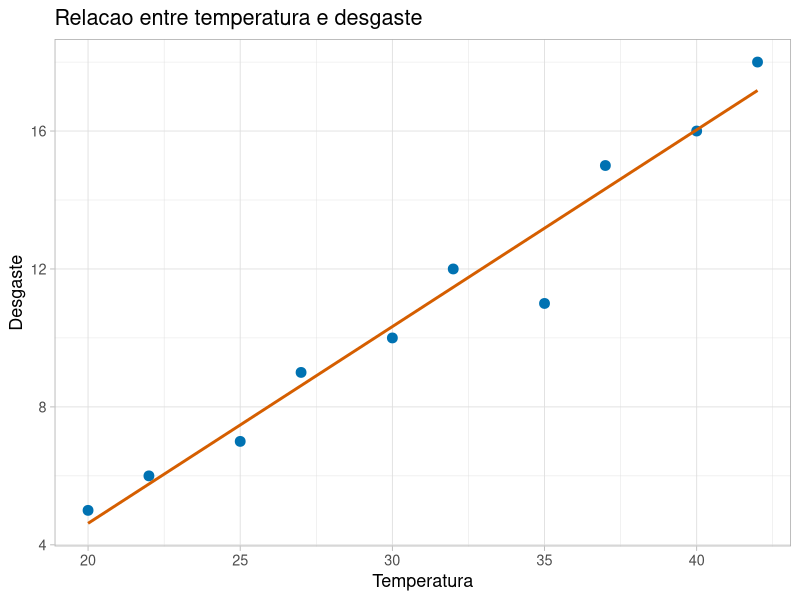

The R script that drew this image:
# Teste de Associação Não-paramétrico de Kendall Tau ----
# Associação monotônica (crescente ou decrescente)
# Dados ruidosos ou com outliers
# Escala ordinal ou ranking
# Amostra pequena ----

# Configuracoes ----
options(scipen = 999)

# Pacotes ----
library(ggplot2)
library(dplyr)

# Dados ----
dados <- data.frame(
  temperatura = c(20, 22, 25, 27, 30, 32, 35, 37, 40, 42),
  desgaste    = c(5, 6, 7, 9, 10, 12, 11, 15, 16, 18))

# Gerar todos os pares (i, j) ----
pares <- expand.grid(i = 1:nrow(dados), j = 1:nrow(dados)) %>%
  filter(i < j) %>%
  mutate(
    x_i = dados$temperatura[i],
    x_j = dados$temperatura[j],
    y_i = dados$desgaste[i],
    y_j = dados$desgaste[j],
    
    diff_x = x_i - x_j,
    diff_y = y_i - y_j,
    
    produto = diff_x * diff_y,
    
    classificacao = case_when(
      produto > 0 ~ "Concordante",
      produto < 0 ~ "Discordante",
      TRUE ~ "Empate" ))

# Resumo dos pares ----
pares %>% count(classificacao)

# Calculo manual do Kendall Tau ----
C <- sum(pares$classificacao == "Concordante") # soma dos concordantes
D <- sum(pares$classificacao == "Discordante") # soma dos discordantes
n <- nrow(dados) # total de dados
tau_manual <- (C - D) / (n * (n - 1) / 2)

# Comparacao com cor.test ----
cor.test(dados$temperatura, dados$desgaste, method = "kendall")

# Grafico ----
ggplot(dados, aes(x = temperatura, y = desgaste)) +
  geom_point(size = 3, color = "#0072B2") +
  geom_smooth(method = "lm", se = FALSE, color = "#D55E00") +
  labs(title = "Relacao entre temperatura e desgaste",
       x = "Temperatura", y = "Desgaste") +
  theme_light(base_size = 13)
